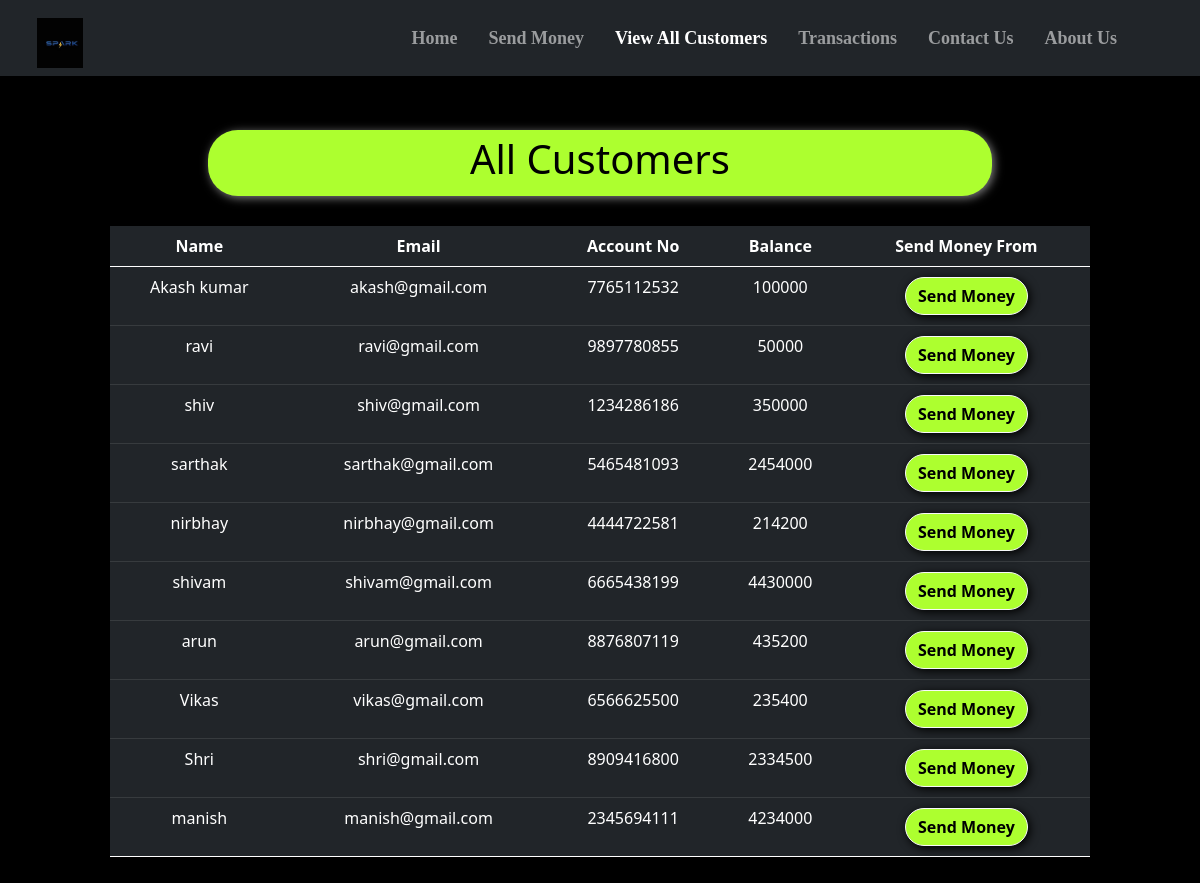
/all_cust.php, run on the app's committed database.
### tables this page shows
CREATE TABLE `users` (
  `sr` int(11) NOT NULL,
  `name` varchar(20) NOT NULL,
  `email` varchar(20) NOT NULL,
  `accno` varchar(10) NOT NULL,
  `blc` bigint(20) NOT NULL
);

### all_cust.php (the view, shortened to what this page needs)
<!doctype html>
<html lang="en">
<head>
    <link href="https://cdn.jsdelivr.net/npm/bootstrap@5.0.2/dist/css/bootstrap.min.css" rel="stylesheet"
>
    <link rel="stylesheet" href="https://cdnjs.cloudflare.com/ajax/libs/font-awesome/5.15.3/css/all.min.css"
 />
</head>
<body style="background-color:black;">
    <?php include 'spin.php'; ?>
    <nav class="navbar navbar-expand-lg navbar-dark bg-dark fixed fixed-top"
        style="font-family:candara; font-size:18px; box-shadow: 0px 0px 10px 0px black;">
        <div class="container-fluid">
            <a href="index.php"><img src="sparks.jpg" alt=""
                    style="height: 50px; margin-left:25px; margin-top:10px;"></a>
        </div>
        <div class="collapse navbar-collapse" id="navbarSupportedContent">
            <b>
                <ul class="navbar-nav ">
                    <li class="nav-item nav-links" style="margin-left:15px;">
                        <a class="nav-link text-nowrap" aria-current="page" href="index.php">Home</a>
                    </li>
                    <li class="nav-item" style="margin-left:15px; ">
                        <a class="nav-link text-nowrap" href="send_money.php">Send Money</a>
                    </li>
                    <li class="nav-item" style="margin-left:15px;">
                        <a class="nav-link text-nowrap active" href="all_cust.php">View All Customers</a>
                    </li>
                    <li class="nav-item" style="margin-left:15px;">
                        <a class="nav-link text-nowrap" href="transactions.php">Transactions</a>
                    </li>
                    <li class="nav-item" style="margin-left:15px;">
                        <a class="nav-link text-nowrap" href="contact_us.php">Contact Us</a>
                    </li>
                    <li class="nav-item" style="margin-left:15px; margin-right:75px;">
                        <a class="nav-link text-nowrap" href="about_us.php">About Us</a>
                    </li>
                </ul>
            </b>
        </div>
    </nav>
    <center>
        <div class="container" style="margin-top: 10%; padding:10px 80px 10px 80px; ">
            <div
                style="width:80%; background-color:rgb(173,255,47); padding:5px 5px 5px 5px; border-radius:30px; box-shadow: 2px 2px 10px gray;">
                <h1 style=" color:black;">All Customers</h1>
            </div>
            <?php
    $conn = mysqli_connect($servername, $username, $password, $database);
    if(!$conn){
        die("Connection not established: ".mysqli_connect_error());
    }else{
        $sql = "SELECT * FROM `users`";
        $result = mysqli_query($conn, $sql);
?>
            <table class="table table-dark" style="margin-top: 30px;">
                <thead>
                    <tr>
                        <th scope="col">Name</th>
                        <th scope="col">Email</th>
                        <th scope="col">Account No</th>
                        <th scope="col">Balance</th>
                        <th scope="col">Send Money From</th>
                    </tr>
                </thead>
                <?php
echo "<tbody>";
        while($row = mysqli_fetch_assoc($result)){
        echo    '
            <tr>
              <td>'.$row['name'].'</td>
              <td>'.$row['email'].'</td>
              <td>'.$row['accno'].'</td>
              <td>'.$row['blc'].'</td>
              <td style="padding:10px 10px 10px 10px">
              <a href="send_money.php?reads='.$row['accno'].'"
              <button type="button" class="btn mybtn btn-outline-light">Send Money</button>
              </a>
              </td>
            </tr>';
    }
    }
    echo "</tbody>";
?>
        </div>
    </center>
</body>
</html>

### all_cust.php (style rules this page uses)
th, td { text-align: center; }
.mybtn { box-shadow: 2px 2px 10px black; border-radius: 30px; font-weight: bold; background-color:rgb(173,255,47); color: black; }

### data on the page
users: name "Akash kumar", email "akash@gmail.com", accno "7765112532", blc "100000"
users: name "ravi", email "ravi@gmail.com", accno "9897780855", blc "50000"
users: name "shiv", email "shiv@gmail.com", accno "1234286186", blc "350000"
users: name "sarthak", email "sarthak@gmail.com", accno "5465481093", blc "2454000"
users: name "nirbhay", email "nirbhay@gmail.com", accno "4444722581", blc "214200"
users: name "shivam", email "shivam@gmail.com", accno "6665438199", blc "4430000"
users: name "arun", email "arun@gmail.com", accno "8876807119", blc "435200"
users: name "Vikas", email "vikas@gmail.com", accno "6566625500", blc "235400"
users: name "Shri", email "shri@gmail.com", accno "8909416800", blc "2334500"
users: name "manish", email "manish@gmail.com", accno "2345694111", blc "4234000"
